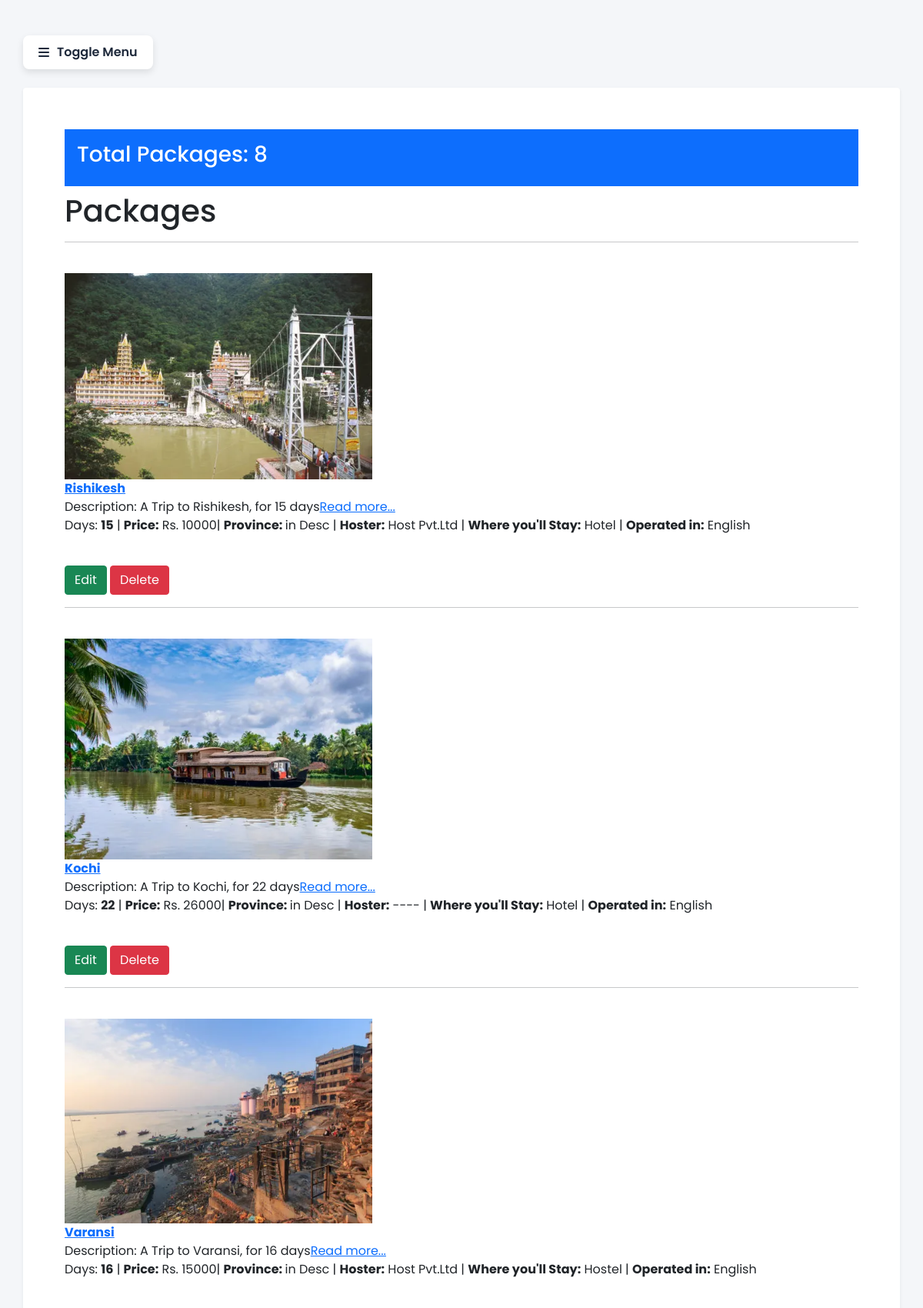
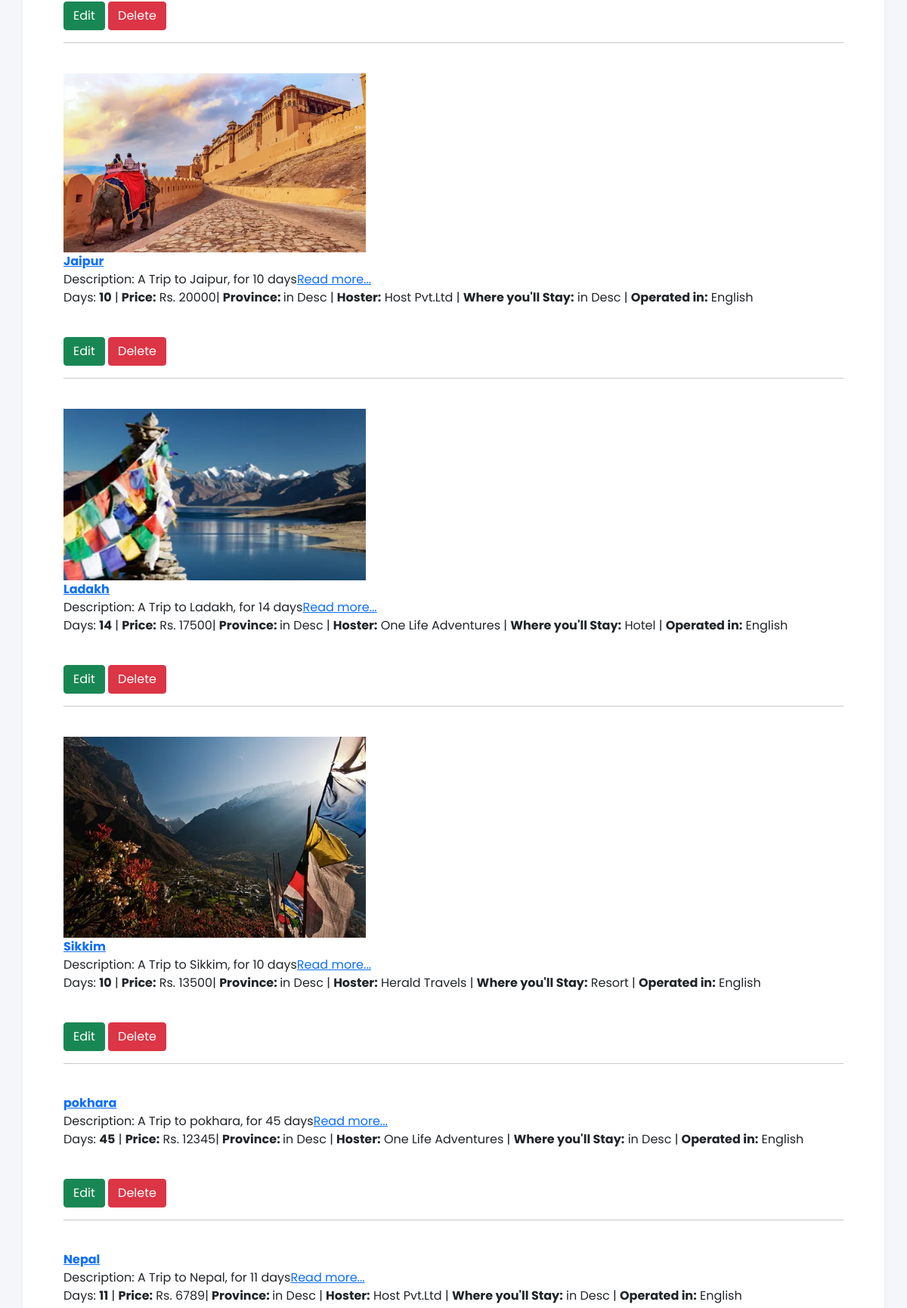
Screenshot of /packView/ (signed in, upper part) with the database file from the repository (2 pictures, top to bottom).
### TourM/models.py (models this page shows, shortened)
class Post(models.Model):
    title = models.CharField(max_length=255)
    body = RichTextField()
    days = models.PositiveIntegerField(validators=[MaxValueValidator(100),MinValueValidator(1)])
    price = models.IntegerField(default='',null=False)
    Provinces = models.CharField(default='in_desc', max_length=255, null=False)
    Size = models.PositiveIntegerField(default='1', validators=[MaxValueValidator(100),MinValueValidator(11)])      #group size {if paxi availability add garne bhe useful}
    Hoster=models.CharField(max_length=255, null=False)
    Accomodation= models.CharField(default='', max_length=255, null=False)
    Transportation= models.CharField(default='', max_length=255, null=False)
    pack_img = models.ImageField(null = True, blank=True, upload_to="pacImages/")
    pack_img1 = models.ImageField(null = True, blank=True, upload_to="pacImages/")
    pack_img2 = models.ImageField(null = True, blank=True, upload_to="pacImages/")
    pack_img3 = models.ImageField(null = True, blank=True, upload_to="pacImages/")
    pack_img4 = models.ImageField(null = True, blank=True, upload_to="pacImages/")

### TourM/views.py (the view)
# urls.py: path('packView/', views.PackView, name="PackView"),
def PackView(request):
    model = Post
    post = model.objects.all()
    post_count = Post.objects.count()
    return render(request,'ad_pack.html',{'Packages': post,'post_count':post_count})

### TourM/templates/ad_pack.html
{%extends 'adminbase.html'%} {%block title%}information{%endblock%} {%block content%} {% if user.is_superuser %}
<section class="p-4 my-container">
    <div class="p-3 mb-2 bg-primary text-white container-fluid">
        <h3>Total Packages: {{ post_count }}</h3>
    </div>
    <h1>Packages</h1>
    {% for post in Packages %}
    <hr>
    <br> {% if post.pack_img%}
    <img src=" {{post.pack_img.url }}" width="400px"><br> {%endif%}
    <b><a href="{% url 'pack_detailView' post.pk %}">{{post.title}}</a></b>
    <br> Description: A Trip to {{post.title}}, for {{post.days}} days<a href="{% url 'pack_detailView' post.pk %}">Read more...</a>
    <p> Days: <b>{{post.days}}</b> |
        <b>Price:</b> Rs. {{post.price}}|
        <b>Province: </b> {{post.Provinces}} |
        <b>Hoster:</b> {{post.Hoster}} |
        <b>Where you'll Stay:</b> {{post.Accomodation}} |
        <b>Operated in:</b> English
    </p>
    <br>
    <a href="{% url 'UpdatePost' post.pk %}"><span class="btn btn-success">Edit</span></a>
    <a href="{% url 'DeletePost' post.pk %}"><span class="btn btn-danger">Delete</span></a>
    <br> {% endfor%} {%else%}
    <h1>you are not allowed here</h1>
    <a href="{%url 'homepage'%}">Redirect</a>{%endif%}
</section>
{%endblock%}

### static/admin.css (style rules this page uses)
* { margin: 0; padding: 0; box-sizing: border-box; font-family: 'Poppins', sans-serif; }
body { min-height: 100vh; background-color: #f4f6f9; }
.my-container { transition: margin-left 0.4s ease; padding: 30px !important; }

### rows the page displays
Post: pack_img (picture), title "Rishikesh", days "15", price "10000", Provinces "in Desc", Hoster "Host Pvt.Ltd", Accomodation "Hotel"
Post: pack_img (picture), title "Kochi", days "22", price "26000", Provinces "in Desc", Hoster "----", Accomodation "Hotel"
Post: pack_img (picture), title "Varansi", days "16", price "15000", Provinces "in Desc", Hoster "Host Pvt.Ltd", Accomodation "Hostel"
Post: pack_img (picture), title "Jaipur", days "10", price "20000", Provinces "in Desc", Hoster "Host Pvt.Ltd", Accomodation "in Desc"
Post: pack_img (picture), title "Ladakh", days "14", price "17500", Provinces "in Desc", Hoster "One Life Adventures", Accomodation "Hotel"
Post: pack_img (picture), title "Sikkim", days "10", price "13500", Provinces "in Desc", Hoster "Herald Travels", Accomodation "Resort"
Post: title "pokhara", days "45", price "12345", Provinces "in Desc", Hoster "One Life Adventures", Accomodation "in Desc"
Post: title "Nepal", days "11", price "6789", Provinces "in Desc", Hoster "Host Pvt.Ltd", Accomodation "in Desc"

### other values shown
{{ post_count }} "8"
